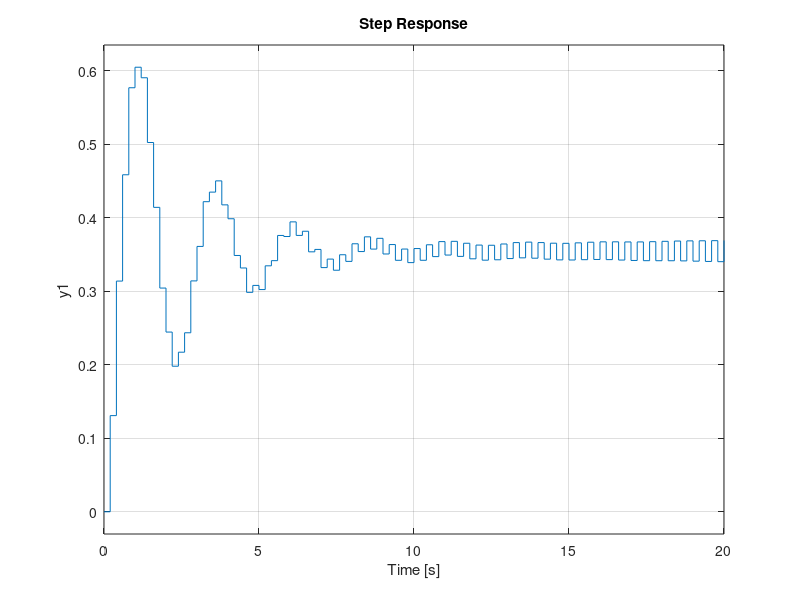

Reproduce this figure in MATLAB.
% 모델 생성
num = [5 20];
den = [1 0.5 4];
Gp_tf = tf(num,den);

T=0.2;
Gd_tf = c2d(Gp_tf,T,'zoh');

% 제어기 생성
% wp =< w0
w0 = 1;
wp = 0.1;
Kc = 0.1;

% z = e^{sT}
z0 = exp(w0*T);
zp = exp(wp*T);

num = [1 z0];
den = [1 zp];
Cd_lag_tf = Kc*tf(num,den,T);

% open loop transfer function 생성
openloop_tf = Cd_lag_tf*Gd_tf;

closedLoop_tf = feedback(openloop_tf,1);

step(closedLoop_tf)

